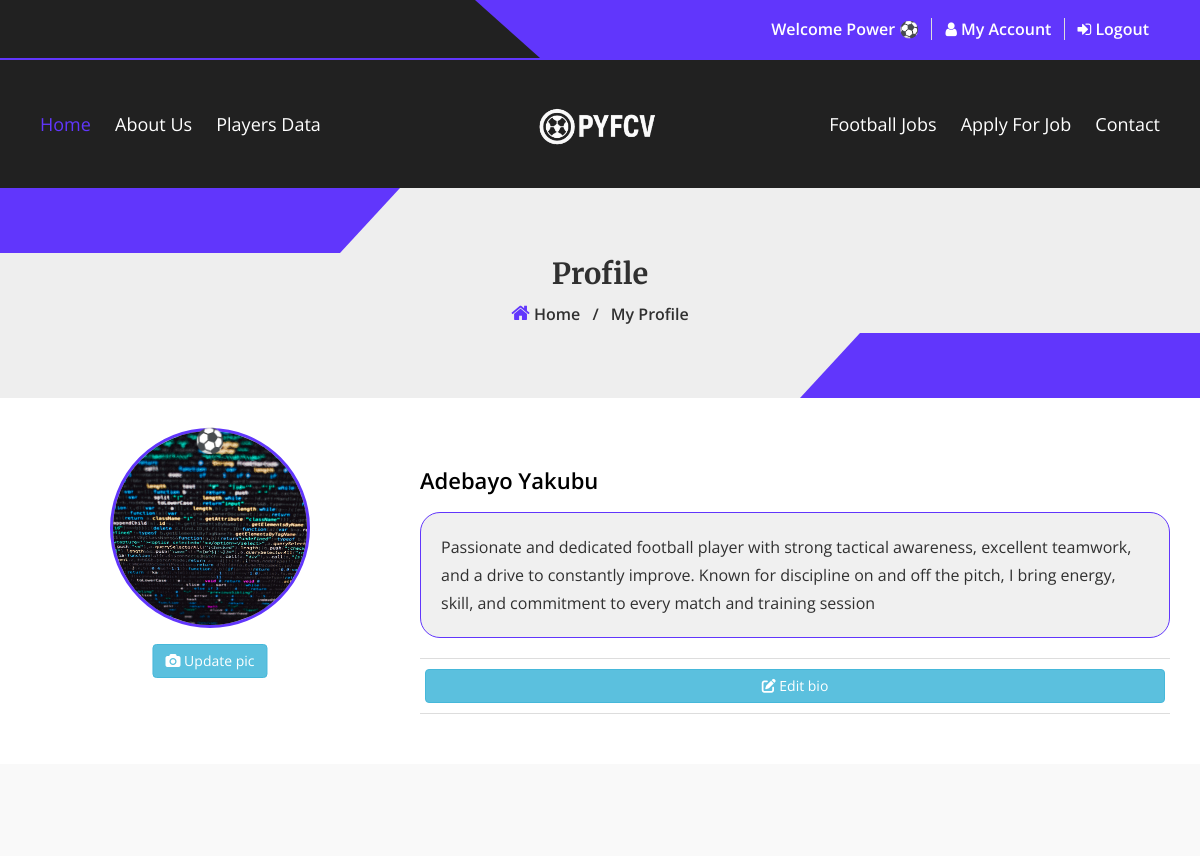
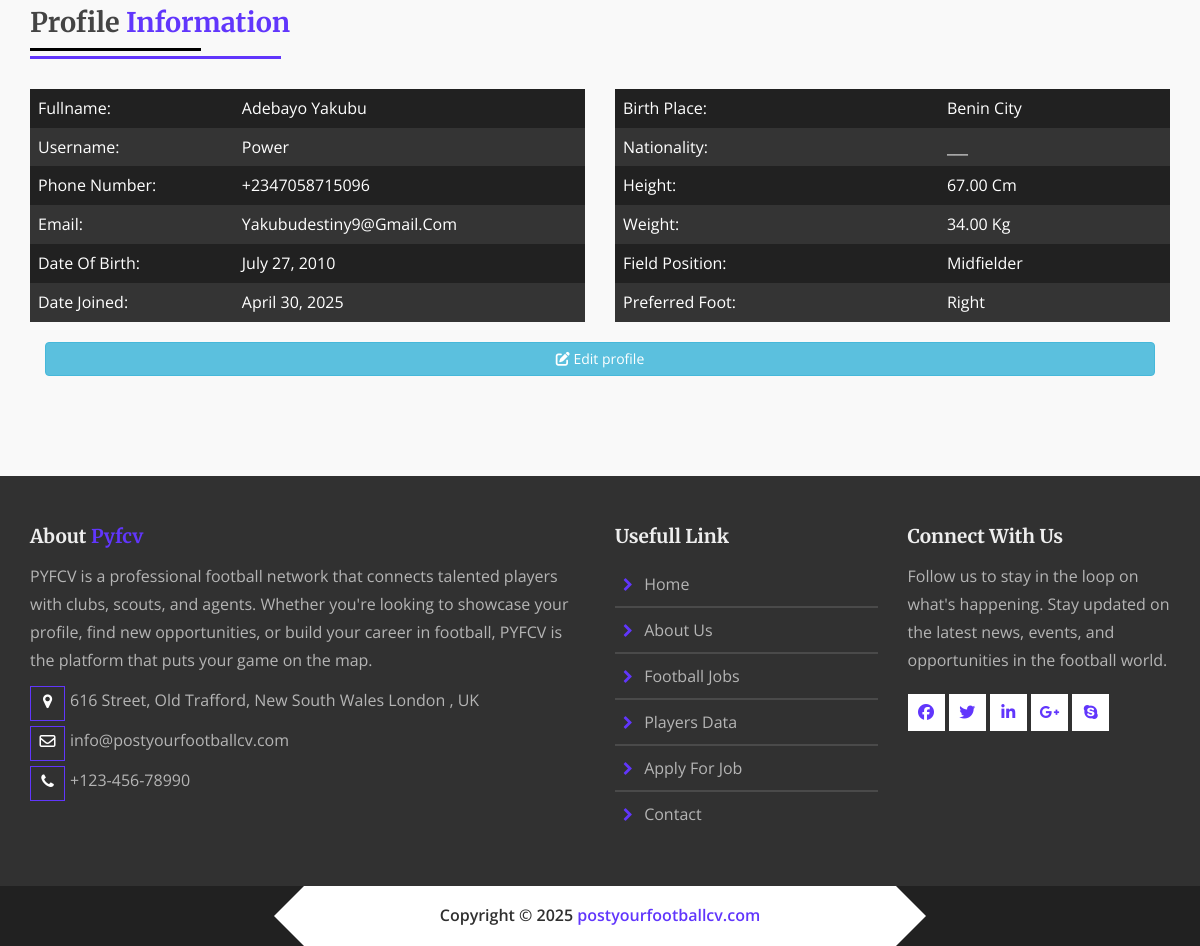
Screenshot of /player_account/ (signed in) with the database file from the repository (2 pictures, top to bottom).
### accounts/models.py (models this page shows, shortened)
class Account(AbstractBaseUser, PermissionsMixin):
    username        = models.CharField(max_length=150, unique=True)
    email           = models.EmailField(max_length=254, unique=True)
    first_name      = models.CharField(max_length=30)
    last_name       = models.CharField(max_length=30)
    phone_number    = PhoneNumberField(max_length=20, blank=True, null=True)
    date_of_birth   = models.DateField(blank=True, null=True)
    nationality     = CountryField(max_length=50, blank=True, null=True)
    bio             = models.TextField(blank=True, null=True, help_text="A short personal bio")
    birth_date      = models.CharField(max_length=100,blank=True,null=True, help_text="e.g january 5th, 1996")
    birth_place     = models.CharField(max_length=100,blank=True,null=True ,help_text="e.g Manchester - UK")
    height          = models.DecimalField(
                        max_digits=5, decimal_places=2,
                        blank=True, null=True,
                        help_text="Height in cm"
                     )
    weight          = models.DecimalField(
                        max_digits=5, decimal_places=2,
                        blank=True, null=True,
                        help_text="Weight in kg"
                     )
    position        = models.CharField(
                        max_length=2,
                        choices=POSITION_CHOICES,
                        blank=True, null=True
                     )
    preferred_foot  = models.CharField(
                        max_length=5,
                        choices=FOOT_CHOICES,
                        blank=True, null=True
                     )
    profile_image  = models.ImageField(upload_to='profile_pics/',
                        default='profile_pics/profile_pic.webp',
                        blank=True)
    date_joined     = models.DateTimeField(auto_now_add=True)
    last_login      = models.DateTimeField(auto_now=True)
    is_active       = models.BooleanField(default=True)
    is_staff        = models.BooleanField(default=False)
    is_admin        = models.BooleanField(default=False)
    is_superuser    = models.BooleanField(default=False)
    objects         = AccountManager()
    USERNAME_FIELD  = 'username'
    REQUIRED_FIELDS = ['email', 'first_name', 'last_name']
    def get_profile_picture_url(self):
        return self.profile_image.url if self.profile_image else settings.MEDIA_URL + 'profile_pics/profile_pic.webp'

### pycv/views.py (the view)
# urls.py: path('player_account/',views.player_view,name='player_account'),
def player_view(request):
    user = request.user
    incomplete_fields = [
        not user.phone_number,
        not user.date_of_birth,
        not user.birth_place,
        not user.nationality,
        not user.height,
        not user.weight,
        not user.position,
        not user.preferred_foot,
    ]
    is_profile_incomplete = any(incomplete_fields)
    country_list = [(code, name) for code, name in countries]
    country_name = countries.name(request.user.nationality)  # Create a list of (code, name) tuples
    context = {
        'is_profile_incomplete': is_profile_incomplete,
        'country_name': country_name,
        'countries': country_list,
        'POSITION_CHOICES': POSITION_CHOICES,
        'FOOT_CHOICES': FOOT_CHOICES,
    }
    return render(request, 'home/Account.html',context)

### templates/home/Account.html (shortened to what this page needs)
{% extends "../core/base/base.html" %}
{% load static %}
{% block contents %}
    <section class="kick-breadcromb-area">
        <div class="container">
            <div class="row">
                <div class="col-md-12">
                    <div class="breadcromb-box">
                        <h2>Profile</h2>
                        <ul>
                            <li><a href="#"><i class="fa fa-home"></i> home</a></li>
                            <li>/</li>
                            <li>My Profile</li>
                        </ul>
                    </div>
                </div>
            </div>
        </div>
    </section>
<section class="kick-player-page section_100" style="padding: 30px 0;">
  <div class="container">
    <div class="row" style="align-items: flex-start;">
      <div class="col-xs-12 col-sm-4" style="margin-bottom: 20px;">
        <div class="player-details-left" style="display:flex; justify-content:center;">
          <div class="single-top-player details" style="
               position: relative;
               width: 100%;
               max-width: 200px;
               aspect-ratio: 1;
               border:none;
               ">
            <img
              src="{{ user.get_profile_picture_url }}"
              alt="top player"
              style="
                position:absolute;
                top:0; left:0;
                width:100%; height:100%;
                object-fit:cover;
                border-radius:50%;
                border:3px solid rgb(97,54,252);
              "
            />
            <div class="ball-wrapper" style="
                  position:absolute;
                  inset:0;          /* top/right/bottom/left:0 */
                  transform-origin:center center;
                  animation:orbit 5s linear infinite;
                ">
              <div class="ball" style="
                    position:absolute;
                    top:0; left:50%;
                    transform:translateX(-50%);
                    font-size:24px;
                    line-height:1;
                  ">⚽</div>
            </div>
            <form id="profilePictureForm"
                  method="POST"
                  action="{% url 'update_profile_picture' %}"
                  enctype="multipart/form-data"
                  style="
                    position:absolute;
                    bottom:-50px;
                    left:50%;
                    transform:translateX(-50%);
                  ">
                    <button type="button"
                      class="btn btn-info py-2"  onclick="document.getElementById('id_profile_picture').click();">
                    <i class="fa fa-camera"></i> Update pic
              </button>
            </form>
          </div>
        </div>
      </div>
      <div class="col-xs-12 col-sm-8" style="margin-bottom:20px; margin-top:40px;">
        <div class="player-details-right">
          <h2 style="margin-top:0;">{{ request.user.first_name }} {{ request.user.last_name }}</h2>
          <div class="player-desc" style="margin-top:20px;">
            {% if request.user.bio %}
              <p style="
                  margin-bottom:20px;
                  padding:20px;
                  border:1px solid rgb(97,54,252);
                  border-radius:20px;
                  background-color:#f0f0f0;
                ">
                {{ request.user.bio }}
              </p>
            {% endif %}
          </div>
          <div class="player-social">
            <button id="editBioBtn"
                    class="btn btn-info"
                    style="width:100%;">
              <i class="fa-solid fa-pen-to-square"></i> Edit bio
            </button>
          </div>
        </div>
      </div>
    </div>
  </div>
</section>
    <section class="kick-player-profile-info section_100">
        <div class="container">
            <div class="row">
                <div class="col-md-12">
                    <div class="kick-section-heading">
                        <h2>Profile <Span>information</Span></h2>
                        <div class="title-line-one"></div>
                        <div class="title-line-two"></div>
                    </div>
                </div>
            </div>
            <div class="row">
                <div class="col-md-6">
                    <div class="player-profile-left">
                        <table class="table table-striped table-responsive">
                            <tbody>
                                 <tr>
                                <td>Fullname:</td>
                                <td>{{ request.user.first_name }} {{ request.user.last_name }}</td>
                            </tr>
                            <tr>
                                <td>Username:</td>
                                <td>{{ request.user.username }}</td>
                            </tr>
                            <tr>
                                <td>Phone number:</td>
                                <td>{{ request.user.phone_number|default:'—' }}</td>
                            </tr>
                            <tr>
                                <td>Email:</td>
                                <td>{{ request.user.email }}</td>
                            </tr>
                            <tr>
                                <td>Date of Birth:</td>
                                <td>{{ request.user.date_of_birth|date:'F j, Y'|default:'—' }}</td>
                            </tr>
                            <tr>
                                <td>Date joined:</td>
                                <td>{{ request.user.date_joined|date:'F j, Y' }}</td>
                            </tr>
                            </tbody>
                        </table>
                    </div>
                </div>
                <div class="col-md-6">
                    <div class="player-profile-right">
                        <table class="table table-striped table-responsive">
                            <tbody>
                                <tr>
                                <td>Birth Place:</td>
                                <td>{{ request.user.birth_place|default:'—' }}</td>
                            </tr>
                        <tr>
                            <td>Nationality:</td>
                            <td>{% if country_name %}{{ country_name }}{% else %}___{% endif %}</td>
                        </tr>
                            <tr>
                                <td>Height:</td>
                                <td>{{ request.user.height|default:'—' }} cm</td>
                            </tr>
                            <tr>
                                <td>Weight:</td>
                                <td>{{ request.user.weight|default:'—' }} kg</td>
                            </tr>
                            <tr>
                                <td>Field position:</td>
                                <td>{{ request.user.get_position_display|default:'—' }}</td>
                            </tr>
                            <tr>
                                <td>Preferred foot:</td>
                                <td>{{ request.user.get_preferred_foot_display|default:'—' }}</td>
                            </tr>
                            </tbody>
                        </table>
                    </div>
                </div>
            </div>
            <div style="display:flex; justify-content:center;" class="container-fluid">
              <button id="editProfileBtn" style="width:100%;" class="btn btn-info ">
                <i class="fa-solid fa-pen-to-square"></i> Edit profile
            </button></div>
        </div>
    </section>
    	{% endblock contents %}

### templates/core/sections/navbar.html (shortened to what this page needs)
{% load static %}
    <section class="kick-header-area">
        <div class="header-top-area">
            <div class="header-top-overlay"></div>
            <div class="container">
                <div class="row">
                    <div class="col-sm-5">
                    </div>
                    <div class="col-sm-7">
                        <div class="header-top-right">
                          {% if request.user.is_authenticated %}
                                 <a>
                                   Welcome {{ request.user.username }} ⚽
                                  </a>
                              <a href="{% url 'player_account' %}">
                                <i class="fa fa-user"></i>
                                My Account
                            </a>
                            {% else %}
                              <a href="{% url 'auth_login' %}">
                                <i class="fa fa-user"></i>
                                My Account
                            </a>
                            {% endif %}
                           {% if request.user.is_authenticated %}
                                <a href="{% url 'auth_logout' %}">
                                    <i class="fa fa-sign-in"></i>
                                    logout
                                </a>
                            {% endif %}
                        </div>
                    </div>
                </div>
            </div>
        </div>
        <div class="header-mainmenu-area">
            <div class="container">
                <div class="kick-desktop-menu">
                    <div class="row">
                        <div class="col-md-12">
                            <div class="mainmenu-left pull-left">
                                <nav>
                                    <ul id="navigation_menu">
                                        <li class="current-page-item">
                                            <a href="{% url 'home' %}">Home</a>
                                        </li>
                                        <li>
                                            <a href="{% url 'home' %}#about">about us</a>
                                        </li>
                                        <li>
                                            <a href="{% url 'players_data' %}">Players Data</a>
                                        </li>
                                    </ul>
                                </nav>
                            </div>
                            <div class="kick-site-logo">
                                <a href="{% url 'home' %}" class="kick-site-logo">
                                    <img src="{% static  'assets/img/logo.png' %}" alt="site logo" />
                                </a>
                            </div>
                            <div class="mainmenu-left second-menu">
                                <nav>
                                    <ul id="navigation_menu_2">
                                        <li>
                                            <a href="{% url 'football_job' %}">Football Jobs</a>
                                        </li>
                                        <li>
                                            <a href="{% url 'football_job' %}">Apply for Job</a>
                                        </li>
                                        <li>
                                            <a href="{% url 'contact' %}">contact</a>
                                        </li>
                                    </ul>
                                </nav>
                            </div>
                        </div>
                    </div>
                </div>
            </div>
        </div>
    </section>

### rows the page displays
Account: user.username "Power", get_profile_picture_url (picture), user.first_name "Adebayo", user.last_name "Yakubu", user.bio "Passionate and dedicated football player with strong tactical awareness, excellent teamwork, and a drive to constantly improve. Known for discipline on and off the pitch, I bring energy, skill, and commitment to every match and training session", user.phone_number "+2347058715096", user.email "Yakubudestiny9@gmail.com", user.date_of_birth "July 27, 2010", user.date_joined "April 30, 2025", user.birth_place "Benin City", user.height "67.00", user.weight "34.00", user.position "Midfielder", user.preferred_foot "Right"
